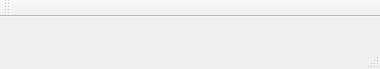
<?xml version="1.0" encoding="UTF-8"?>
<ui version="4.0">
 <class>MainWindow</class>
 <widget class="QMainWindow" name="MainWindow">
  <property name="geometry">
   <rect>
    <x>0</x>
    <y>0</y>
    <width>380</width>
    <height>69</height>
   </rect>
  </property>
  <property name="windowTitle">
   <string>MainWindow</string>
  </property>
  <widget class="QWidget" name="centralWidget"/>
  <widget class="QMenuBar" name="menuBar">
   <property name="geometry">
    <rect>
     <x>0</x>
     <y>0</y>
     <width>380</width>
     <height>21</height>
    </rect>
   </property>
  </widget>
  <widget class="QToolBar" name="mainToolBar">
   <attribute name="toolBarArea">
    <enum>TopToolBarArea</enum>
   </attribute>
   <attribute name="toolBarBreak">
    <bool>false</bool>
   </attribute>
  </widget>
  <widget class="QStatusBar" name="statusBar"/>
 </widget>
 <layoutdefault spacing="6" margin="11"/>
 <resources/>
 <connections/>
</ui>
